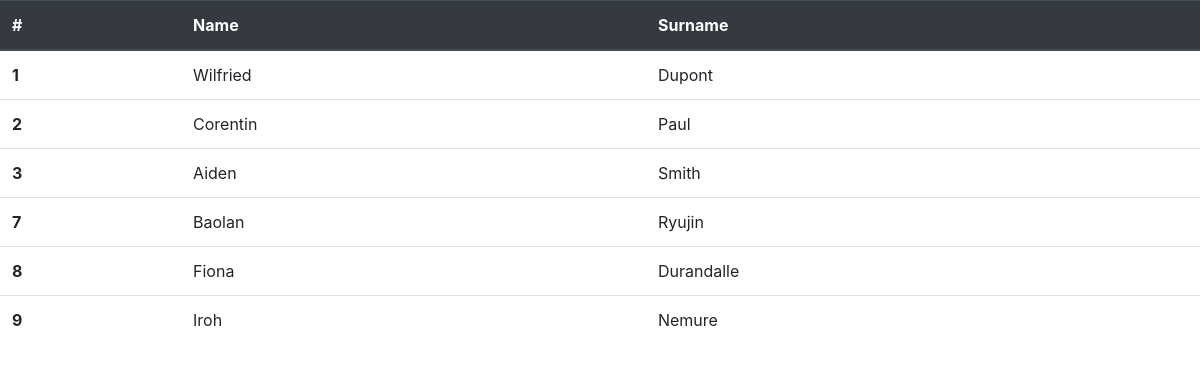
The page / on the database its author committed.
### tables this page shows
CREATE TABLE IF NOT EXISTS `student` (
  `id` int(10) NOT NULL AUTO_INCREMENT,
  `name` varchar(255) DEFAULT NULL,
  `sname` varchar(255) DEFAULT NULL,
  `class` varchar(255) DEFAULT NULL,
  PRIMARY KEY (`id`)
);

### index.php (the view, shortened to what this page needs)
<!DOCTYPE html>
<html lang="fr" dir="ltr">
  <head>
    <link rel="stylesheet" href="https://stackpath.bootstrapcdn.com/bootstrap/4.3.1/css/bootstrap.min.css">
  </head>
  <body>
     <?php
      $servername = "localhost";
      $username = "root";
      $password = "";
      $dbname = "notes";
      $conn = new mysqli($servername, $username, $password, $dbname);
      echo "
      <table class='table'>
  <thead class='thead-dark'>
    <tr>
      <th scope='col'>#</th>
      <th scope='col'>Name</th>
      <th scope='col'>Surname</th>
    </tr>
  </thead>
  <tbody>";
      $sql = "SELECT id, name, sname FROM student";
      $result = $conn->query($sql);
      if ($result->num_rows > 0) {
          while($row = $result->fetch_assoc()) {
            $name = ucfirst($row["name"]);
            $Sname = ucfirst($row["sname"]);
            echo "
            <tr class='clickable-row' data-href='detail.php?id={$row["id"]}'>
            <th scope='row'>{$row["id"]}</th>
            <td>{$name}</td>
            <td>{$Sname}</td>
            </tr>
            ";
          }
      } else {
          echo "0 results";
      }
      ?>
  </tbody>
</table>
  </body>
</html>

### index.php (style rules this page uses)
.clickable-row { cursor: pointer; }

### rows shown on the page
student: id "1", name "Wilfried", sname "Dupont"
student: id "2", name "Corentin", sname "Paul"
student: id "3", name "Aiden", sname "Smith"
student: id "7", name "Baolan", sname "Ryujin"
student: id "8", name "Fiona", sname "Durandalle"
student: id "9", name "Iroh", sname "Nemure"
